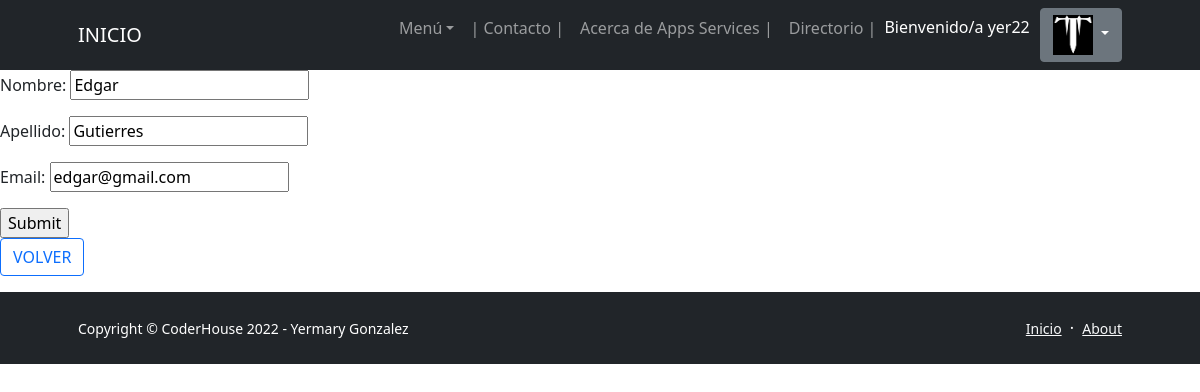
Page /editar-contacto/2/ (signed in) on the committed database.
### AppsServicios/models.py (models this page shows, shortened)
class Avatar(models.Model):
   user = models.OneToOneField(User, on_delete=models.CASCADE, null=True)
   imagen = models.ImageField(upload_to='avatares', null=True, blank = True)

class Contactos(models.Model):
   nombre = models.CharField(max_length=128)
   apellido = models.CharField(max_length=128)
   email = models.EmailField()

### AppsServicios/views.py (the view)
# urls.py: path('editar-contacto/<int:id>/', views.editar_contacto, name="editar_contacto"),
@login_required
def editar_contacto(request, id):
    contacto = Contactos.objects.get(id=id)
    if request.method == 'POST':
        formulario = ContactosFormulario(request.POST)
        if formulario.is_valid():
            data = formulario.cleaned_data
            contacto.nombre = data['nombre']
            contacto.apellido = data['apellido']
            contacto.email = data['email']
            contacto.save()
            return redirect(reverse('contactos'))
    else:  # GET
        inicial = {
            'nombre': contacto.nombre,
            'apellido': contacto.apellido,
            'email': contacto.email,
        }
        formulario = ContactosFormulario(initial=inicial)
    return render(request, 'AppsServicios/form_contacto.html', {"formulario": formulario})

### AppsServicios/forms.py
class ContactosFormulario(forms.Form):
    nombre= forms.CharField(max_length=30)
    apellido= forms.CharField(max_length=30)
    email= forms.EmailField()

### AppsServicios/templates/AppsServicios/form_contacto.html (shortened to what this page needs)
{% extends "AppsServicios/plantilla_base_2.html" %}
{% block blockname %}
<form method="post">
    {{ formulario.as_p }}
    <input type="submit"name="Enviar" />
</form>
<p><a href="{% url 'inicio' %}" class="btn btn-outline-primary" disabled> VOLVER </a></p>
{% endblock blockname %}

### AppsServicios/templates/AppsServicios/plantilla_base_2.html (shortened to what this page needs)
<!DOCTYPE html>
<html lang="es">
    <head>
        {% load static %}
        <link href="https://cdn.jsdelivr.net/npm/bootstrap-icons@1.5.0/font/bootstrap-icons.css" rel="stylesheet" />
        <link href="{% static 'AppsServicios/css/styles.css' %}" rel="stylesheet" />
        <link href="css/styles.css" rel="stylesheet" />
    </head>
    <body class="d-flex flex-column h-100">
        <main class="flex-shrink-0">
            <nav class="navbar navbar-expand-lg navbar-dark bg-dark">
                <div class="container px-5">
                    <a class="navbar-brand" href="{% url 'inicio' %}">INICIO</a>
                    <div class="collapse navbar-collapse" id="navbarSupportedContent">
                        <ul class="navbar-nav ms-auto mb-2 mb-lg-0">
                            <li class="nav-item dropdown">
                                <a class="nav-link dropdown-toggle" id="navbarDropdownBlog" href="#" role="button" data-bs-toggle="dropdown" aria-expanded="false">Menú</a>
                            </li>
                            <li class="nav-item"><a class="nav-link" href="{% url 'contacto_emails' %}"> | Contacto | </a></li>
                            <li class="nav-item"><a class="nav-link" href="{% url 'acerca_appsservices' %}">Acerca de Apps Services | </a></li>
                            <li class="nav-item"><a class="nav-link" href="{% url 'about' %}">Directorio | </a></li>
                            {% if user.is_authenticated %}
                                <p style="color: rgb(255, 255, 255); text-decoration: none; margin-right: 10px; margin-top: 7px;">Bienvenido/a {{user.username}}  </p>
                                <div class="dropdown">
                                    <button class="btn btn-secondary dropdown-toggle" type="button" id="dropdownMenu2" data-bs-toggle="dropdown" aria-expanded="false">
                                        <img src="{{ user.avatar.imagen.url }}" width="40px" height="40px" alt="Avatar" />
                                    </button>
                                </div>
                                {% else %}
                                <li class="btn btn-primary" disabled ><a style="color: rgb(255, 255, 255); text-decoration: none" href="{% url 'login' %}">LOGIN</a></li>
                            {% endif %}
                        </ul>
                    </div>
                </div>
            </nav>
            {% block blockname %}
            {% endblock blockname %}
        <footer class="bg-dark py-4 mt-auto">
            <div class="container px-5">
                <div class="row align-items-center justify-content-between flex-column flex-sm-row">
                    <div class="col-auto"><div class="small m-0 text-white">Copyright &copy; CoderHouse 2022 - Yermary Gonzalez</div></div>
                    <div class="col-auto">
                        <a class="link-light small" href="{% url 'inicio' %}">Inicio</a>
                        <span class="text-white mx-1">&middot;</span>
                        <a class="link-light small" href="{% url 'about' %}">About</a>
                    </div>
                </div>
            </div>
        </footer>
    </body>
</html>

### rows in the picture
Contactos: nombre "Edgar", apellido "Gutierres", email "edgar@gmail.com"

### other values in the picture
{{ user.username }} "yer22"
